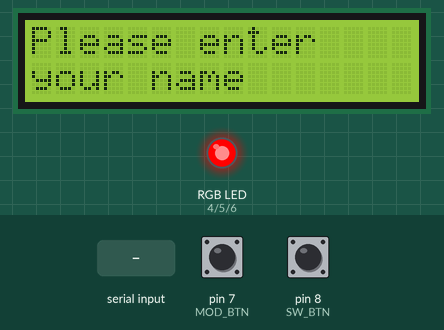
This sketch was run on a simulated Arduino Uno, built with avr-gcc and run on an emulated ATmega328P. Shown: 16×2 character LCD, an RGB LED mixed from three pins (HIGH = lit). The test bench sets the inputs (shaded band); at power-on: pin 7 (MOD_BTN) HIGH, pin 8 (SW_BTN) HIGH.

Above: at 1.2 s.
1.3 s: pin 7 (MOD_BTN) pulled LOW for 0.15 s
At 2.2 s:
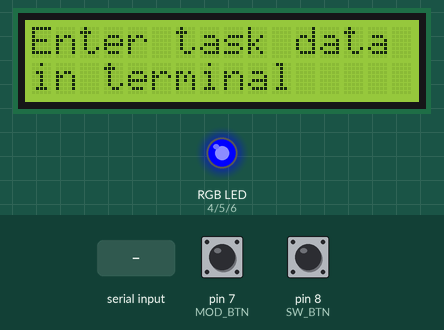
2.9 s: "90 45\n" received over Serial
At 3.4 s:
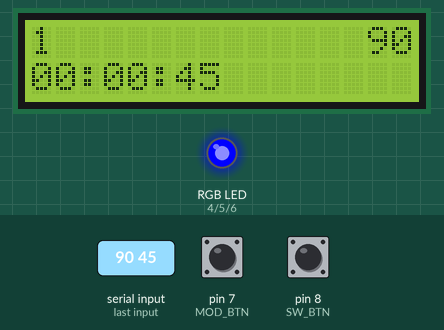
Timing chart, 0 to 5.9 s (numbered marks = the images above; inputs shaded):
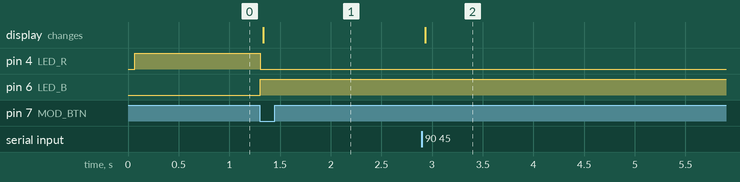

Measured:
- after the input at 1.3 s, pin 4 (LED_R): HIGH → LOW at once; pin 6 (LED_B): LOW → HIGH at once; the display: changes at once (image 1)
- after the input at 2.9 s, the display: changes at once (image 2)

The sketch:

Bluetooth.ino
```cpp
#include <LiquidCrystal_I2C.h>
#include <Wire.h>
#include <SoftwareSerial.h>

/**
   View Mode 전환
*/
#define SW_MODE 1
#define SC_MODE 2

/**
   Button 입력값
*/
#define BTN_ON 0
#define BTN_OFF 1

/**
   입력 핀
*/
#define BT_RXD 2
#define BT_TXD 3
#define LED_R 4
#define LED_G 5
#define LED_B 6
#define MOD_BTN 7
#define SW_BTN 8

/**
   SW_MODE(STOP WATCH MODE) 스톱 워치 모드
   SC_MODE(SCORE MODE) 스코어 모드
*/

/**
   블루투스 객체 선언
*/
SoftwareSerial bluetooth(BT_TXD, BT_RXD);


/**
   LCD 객체 선언
*/
LiquidCrystal_I2C lcd(0x3F, 2, 1, 0, 4, 5, 6, 7, 3, POSITIVE);


void setup() {
  /* Bluetooth init */
  Serial.begin(9600);
  bluetooth.begin(9600);

  /* RGB LED init */
  pinMode(LED_R, OUTPUT);
  pinMode(LED_G, OUTPUT);
  pinMode(LED_B, OUTPUT);

  /* Mode Change Button init */
  pinMode(MOD_BTN, INPUT_PULLUP);

  /* Stop Watch Button init */
  pinMode(SW_BTN, INPUT_PULLUP);

  while (!Serial);

  /* LCD init */
  lcd.begin(16, 2);
  lcd.setBacklight(HIGH);
}

short mode = SW_MODE;
short mode_btn_read, mode_btn_have = 1;
/* 스톱워치에 저장할 시간 */
unsigned long long s_time;

void loop() {
  /**
     모드 변경 버튼 (toggle)
  */
  mode_btn_read = digitalRead(MOD_BTN);
  if (mode_btn_read == BTN_ON && mode_btn_read != mode_btn_have)
  {
    mode = mode == SW_MODE ? SC_MODE : SW_MODE;
    mode_btn_have = mode_btn_read;
    lcd.clear();
  }
  if (mode_btn_read == BTN_OFF) {
    mode_btn_have = mode_btn_read;
  }

  /**
     STOP WAHCT
  */
  if (mode == SW_MODE)
  {
    digitalWrite(LED_B, LOW);
    digitalWrite(LED_R, HIGH);
    /*
       블루투스 단말에서 입력시 과목 저장 후 스톱워치 버튼을 누를 때까지 대기
    */
    lcd.setCursor(0, 0);
    lcd.print("Please enter");
    lcd.setCursor(0, 1);
    lcd.print("your name");


    String b_data = "";
    if (bluetooth.available())
    {
      lcd.clear();
      while (bluetooth.available())
      {
        b_data += (char)bluetooth.read();
        delay(10);
      }
      /* b_data에 휴대폰으로 입력받은 과목명이 저장되어 있음 */

      lcd.setCursor(0, 0);
      lcd.print("Please enter");
      lcd.setCursor(0, 1);
      lcd.print("start button");


      /* 스톱워치를 누르고 땔 때까지 대기 */
      while (digitalRead(SW_BTN) == BTN_OFF);
      while (digitalRead(SW_BTN) == BTN_ON);


      lcd.clear();

      delay(500);
      lcd.setCursor(0, 0);
      lcd.print(b_data);

      s_time = millis() / 1000; // 현재 시간 저장

      /* 스톱워치 시작 */
      int count = millis() / 1000 - s_time; // 총 경과된 시간
      String hour, min, sec;
      while (true)
      {
        /* 스톱워치 버튼을 다시 누르면 종료 */
        if (digitalRead(SW_BTN) == BTN_ON) break;

        /* 시간 계산 */
        hour = parseHour(count);
        min = parseMin(count);
        sec = parseSec(count);


        lcd.setCursor(0, 1);
        lcd.print(parseTime(count));
        count = millis() / 1000 - s_time;
      }

      Serial.println(b_data + " " + String(count));

      lcd.clear();
      lcd.setCursor(0, 0);
      lcd.print("Success to save");
      delay(3000);
      lcd.clear();
    }
  }
  /**
     SCORE MODE
  */
  else if (mode == SC_MODE)
  {
    digitalWrite(LED_R, LOW);
    digitalWrite(LED_B, HIGH);
    lcd.setCursor(0, 0);
    lcd.print("Enter task data");
    lcd.setCursor(0, 1);
    lcd.print("in terminal");


    /* Serial에 값이 들어오길 대기 */
    if (Serial.available())
    {
      String no_read = "";
      String temp = "";
      String read;
      int i = 0, span_cnt = 0;
      int d_cnt = 1;

      /* 값을 입력받음 */
      read = Serial.readStringUntil('\n');
      while ( read.length() > 0 )
      {
        lcd.clear();

        /* 이름 */
        lcd.setCursor(16 - read.indexOf(' '), 0);
        temp = read.substring(0, read.indexOf(' '));
        if(no_read.indexOf(temp) >= 0) {
          read = read.substring(read.indexOf(' ') + 1);
          read = read.substring(read.indexOf(' ') + 1);
          continue;
        }
        no_read += temp + " ";

        lcd.print(temp);
        read = read.substring(read.indexOf(' ')+1);

        /* 시간 */
        lcd.setCursor(0, 1);
        if(read.indexOf(' ') >= 0) lcd.print(parseTime(read.substring(0, read.indexOf(' ')).toInt()));
        else {
          lcd.print(parseTime(read.toInt()));
          read = "";
        }
        read = read.substring(read.indexOf(' ')+1);

        /* 순위 */
        lcd.setCursor(0, 0);
        lcd.print(d_cnt);

        /* 버튼을 누를때까지 대기, 누르면 다음 페이지로 */
        while(digitalRead(SW_BTN) == BTN_OFF);
        while(digitalRead(SW_BTN) == BTN_ON);
        d_cnt++;
      }
      lcd.clear();
    }
  }
}

String parseTime(int count){
  return parseHour(count) + ":" + parseMin(count) + ":" + parseSec(count);
}


String parseHour(int count) {
  return String(count / 3600).length() == 1 ? "0" + String(count / 3600) : String(count / 3600);
}

String parseMin(int count) {
  return String(count / 60 % 60).length() == 1 ? "0" + String(count / 60 % 60) : String(count / 60 % 60);
}

String parseSec(int count) {
  return String(count % 60).length() == 1 ? "0" + String(count % 60) : String(count % 60);
}
```
